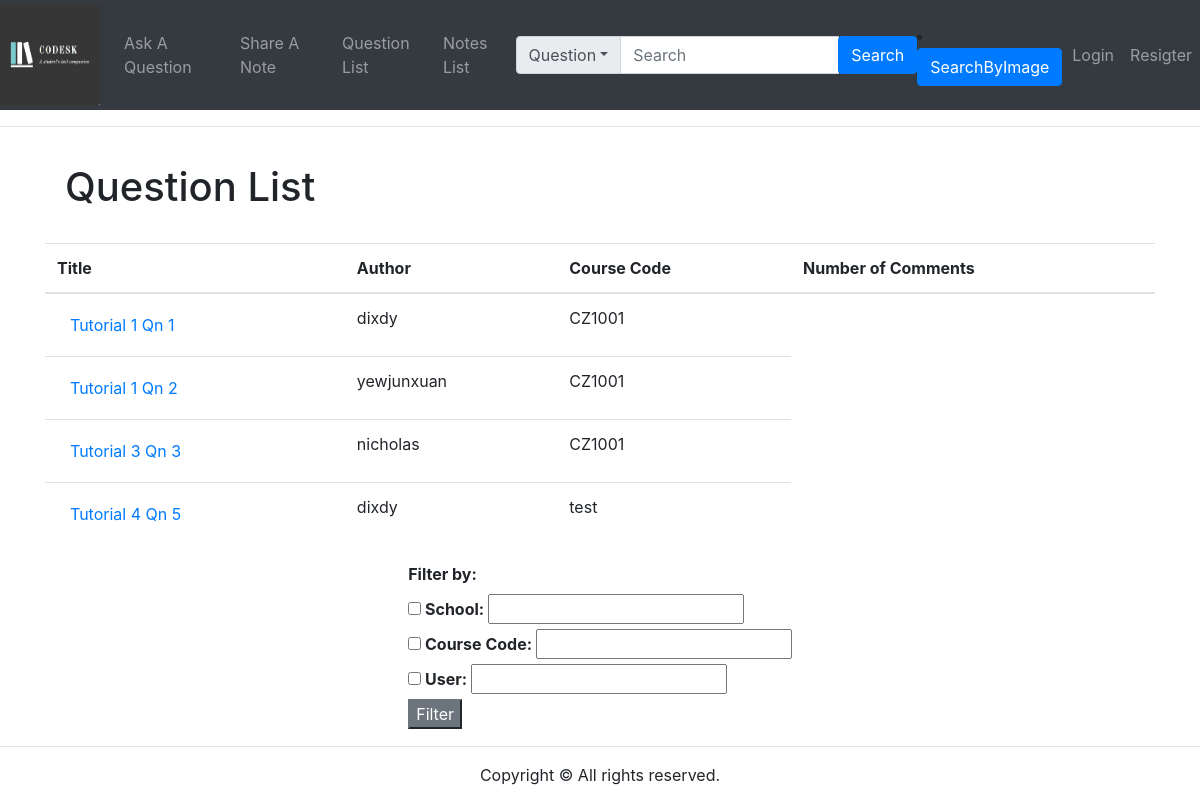
/questionlist/, run on the app's committed database.
### accounts/models.py (models this page shows)
class Question(models.Model):
    coursecode = models.CharField(default='XXXXXX', max_length=8)
    title = models.TextField()
    content = models.TextField()
    date_posted = models.DateField(default=timezone.now)
    author = models.ForeignKey(User, on_delete=models.CASCADE)
    def __str__(self):
        return self.content

### questions/views.py (the view)
# urls.py: path('questionlist/', views.questionlist , name='questionlist'),
def questionlist(request):
    if request.method == "POST":
        if 'searchword' in request.POST:
            context = search.searchbar(request)
            return render(request, 'results.html', context)
    context = search.allqns(request)
    return render(request, 'questions/questionlist.html',  context)

### API/database.py (called while the page is built)
def allQuestions():
    return q.objects.all()

### API/search.py (called while the page is built)
def allqns(request):
    allqn = allQuestions()
    context = {'question': allqn}
    print(context)
    return context

### templates/questions/questionlist.html (shortened to what this page needs)
{% extends 'base.html' %}
{% block content %}
<div class="container">
    <div class="row">
        <div class="col-lg-12 col-lg-offset-0" style="margin-left:auto; margin-right:auto;">
            <div class="card-body">
                <h1 class="card-title">Question List</h1>
            </div>
            <table class="table" style="margin-left:auto; margin-right:auto;">
                <thead>
                    <tr>
                        <th> Title </th>
                        <th> Author </th>
                        <th> Course Code </th>
                        <th> Number of Comments </th>
                    </tr>
                </thead>
                <tbody>
                    {% for row in question %}
                    <tr>
                        <td>
                            <form  action= "{% url 'thread' %}" method="GET" >
                                <button type="submit" class="btn btn-link" value="{{row.id}}" name = "id" >{{row.title}}</button>
                            </form>
                        </td>
                        <td>
                            {{row.author}}
                        </td>
                        <td>
                            {{row.coursecode}}
                        </td>
                    </tr>
                    {% endfor %}
                </tbody>
            </table>
        </div>
        <div class="col">
            <table style="margin-left:auto; margin-right:auto;">
                <tr>
                    <th>
                        <label> Filter by: </label>
                        <br>
                        <input type="checkbox" id="School">
                        <label>  School: </label>
                        <input type="text" for="School">
                        <br>
                        <input type="checkbox" id="CourseCode">
                        <label>  Course Code: </label>
                        <input type="text" for="CourseCode">
                        <br>
                        <input type="checkbox" id="User">
                        <label>  User: </label>
                        <input type="text" for="User">
                        <br>
                        <button class="btn-secondary" type="submit">Filter</button>
                    </th>
                </tr>
            </table>
        </div>
    </div>
</div>
{% endblock %}

### templates/base.html (style rules this page uses)
body { overflow-x: hidden; }

### data on the page
Question: {{ row.id }} 1 (drawn), title "Tutorial 1 Qn 1", author "dixdy", coursecode "CZ1001"
Question: {{ row.id }} 2 (drawn), title "Tutorial 1 Qn 2", author "yewjunxuan", coursecode "CZ1001"
Question: {{ row.id }} 3 (drawn), title "Tutorial 3 Qn 3", author "nicholas", coursecode "CZ1001"
Question: {{ row.id }} 4 (drawn), title "Tutorial 4 Qn 5", author "dixdy", coursecode "test"
